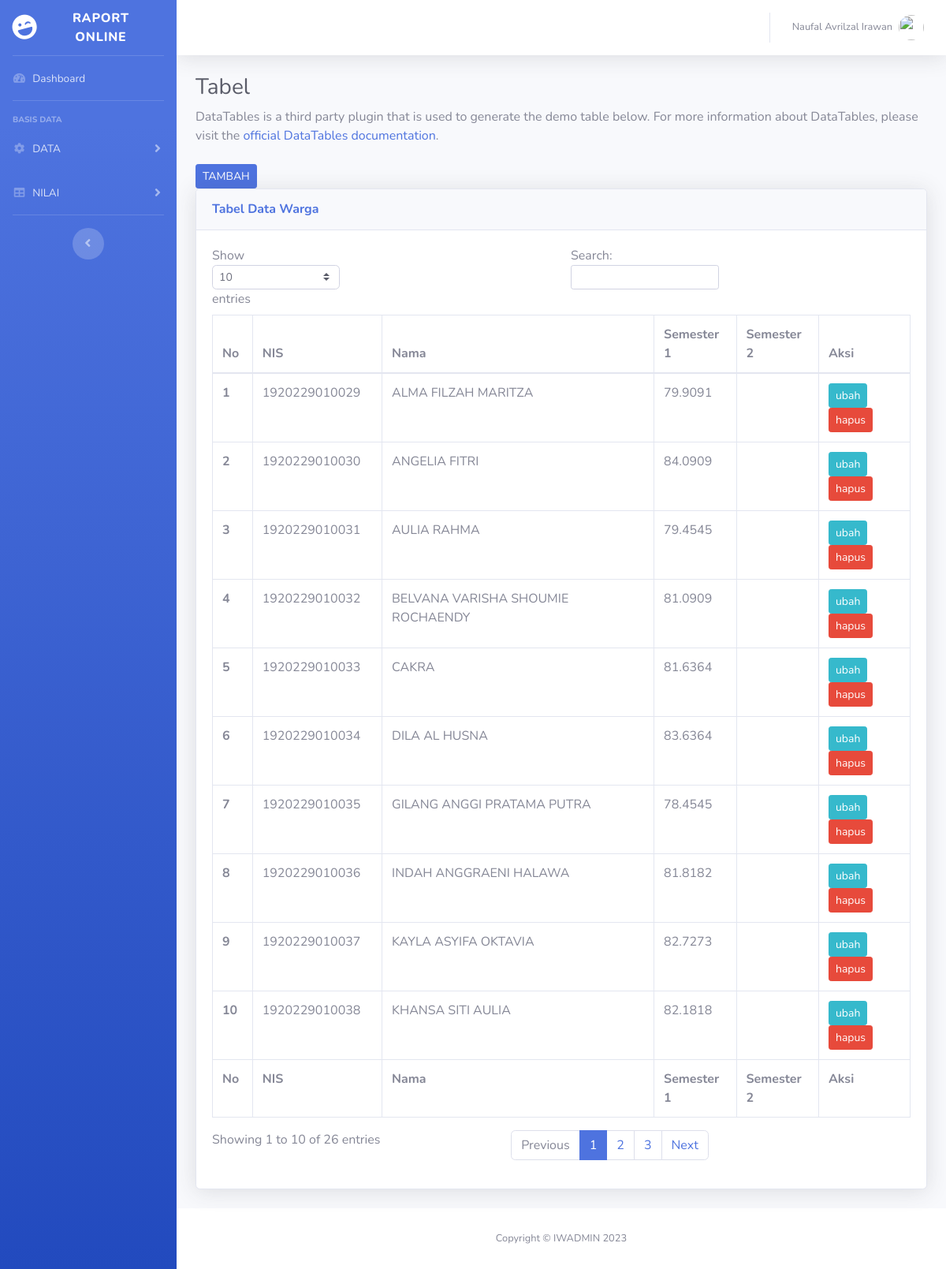
/tabelnilai.php (signed in), run on the app's committed database.
### tables this page shows
CREATE TABLE `siswa` (
  `nis` varchar(15) NOT NULL,
  `nama` varchar(55) NOT NULL,
  `umur` int(2) DEFAULT NULL,
  `gender` varchar(10) DEFAULT NULL,
  `agama` set('Islam','Protestan','Katolik','Hindu','Buddha','Konghuchu') DEFAULT NULL,
  `kelas` varchar(10) DEFAULT NULL
);

### tabelnilai.php (the view, shortened to what this page needs)
<!DOCTYPE html>
<html lang="en">
<head>
    <link href="sbadmin/vendor/fontawesome-free/css/all.min.css" rel="stylesheet" type="text/css">
    <link href="sbadmin/css/sb-admin-2.min.css" rel="stylesheet">
    <?php
        include "koneksi_db.php";
    ?>
</head>
<body id="page-top">
    <div id="wrapper">
        <ul class="navbar-nav bg-gradient-primary sidebar sidebar-dark accordion" id="accordionSidebar">
            <a class="sidebar-brand d-flex align-items-center justify-content-center" href="Dashboard.php">
                <div class="sidebar-brand-icon rotate-n-15">
                    <i class="fas fa-laugh-wink"></i>
                </div>
                <div class="sidebar-brand-text mx-3">Raport Online <sup></sup></div>
            </a>
            <hr class="sidebar-divider my-0">
            <li class="nav-item">
                <a class="nav-link" href="Dashboard.php">
                    <i class="fas fa-fw fa-tachometer-alt"></i>
                    <span>Dashboard</span></a>
            </li>
            <hr class="sidebar-divider">
            <div class="sidebar-heading">
                BASIS DATA
            </div>
            <li class="nav-item">
                <a class="nav-link collapsed" href="#" data-toggle="collapse" data-target="#collapseTwo"
                    aria-expanded="true" aria-controls="collapseTwo">
                    <i class="fas fa-fw fa-cog"></i>
                    <span>DATA</span>
                </a>
            </li>
            <li class="nav-item">
                <a class="nav-link collapsed" href="#" data-toggle="collapse" data-target="#collapseUtilities"
                    aria-expanded="true" aria-controls="collapseUtilities">
                    <i class="fas fa-fw fa-table"></i>
                    <span>NILAI</span>
                </a>
            </li>
            <hr class="sidebar-divider d-none d-md-block">
            <div class="text-center d-none d-md-inline">
                <button class="rounded-circle border-0" id="sidebarToggle"></button>
            </div>
        </ul>
        <div id="content-wrapper" class="d-flex flex-column">
            <div id="content">
                <nav class="navbar navbar-expand navbar-light bg-white topbar mb-4 static-top shadow">
                    <ul class="navbar-nav ml-auto">
                        <li class="nav-item dropdown no-arrow">
                            <a class="nav-link dropdown-toggle" href="#" id="userDropdown" role="button"
                                data-toggle="dropdown" aria-haspopup="true" aria-expanded="false">
                                <span class="mr-2 d-none d-lg-inline text-gray-600 small">
                                    <?php
                                        echo $_SESSION['nama'];
                                    ?>
                                </span>
                                <img class="img-profile rounded-circle"
                                    src="img/noname.png">
                            </a>
                        </li>
                    </ul>
                </nav>
                <div class="container-fluid">
                    <h1 class="h3 mb-2 text-gray-800">Tabel</h1>
                    <p class="mb-4">DataTables is a third party plugin that is used to generate the demo table below.
                        For more information about DataTables, please visit the <a target="_blank"
                            href="https://datatables.net">official DataTables documentation</a>.</p>
                    <a href="input.php"><input type="submit" name="TAMBAH" value="TAMBAH" class="btn btn-primary btn-sm"></a>
                    <div class="card shadow mb-4">
                        <div class="card-header py-3">
                            <h6 class="m-0 font-weight-bold text-primary">Tabel Data Warga</h6>
                        </div>
                        <div class="card-body">
                            <div class="table-responsive">
                                <table class="table table-bordered" id="dataTable" width="100%" cellspacing="0">
                                    <thead>
                                        <tr>
                                            <th>No</th>
                                            <th>NIS</th>
                                            <th>Nama</th>
                                            <th>Semester 1</th>
                                            <th>Semester 2</th>
                                            <th>Aksi</th>
                                        </tr>
                                    </thead>
                                    <tfoot>
                                        <tr>
                                            <th>No</th>
                                            <th>NIS</th>
                                            <th>Nama</th>
                                            <th>Semester 1</th>
                                            <th>Semester 2</th>
                                            <th>Aksi</th>
                                        </tr>
                                    </tfoot>
                                    <tbody>
                                    <?php
                                        $no = 1;
                                        $queri = "SELECT * FROM siswa ORDER BY nama";
                                        $hasil = mysqli_query($koneksi, $queri);
                                        while ($data = mysqli_fetch_array($hasil)) {
                                    ?>
                                        <tr><th> <?php echo $no; ?> </th>
                                            <td> <?php echo $data['nis']; ?></td>
                                            <td> <?php echo $data['nama']; ?></td>
                                            <td> <?php
                                                    $hum = "SELECT (pai + bind + ppkn + ipas + mtk + pjok + rupa + musk + tari + tetr + bing) / 11 AS rata FROM smt1 WHERE nis = $data[nis]";
                                                    $haj = $koneksi->query($hum);
                                                    while($row = mysqli_fetch_array($haj)) {
                                                        echo $row['rata'];
                                                    }
                                                ?></td>
                                            <td> </td>
                                            <td> <?php echo "<a href='edit.php?nis=$data[nis]'>"?><input type="submit" name="ubah" value="ubah" class="btn btn-info btn-sm"></a> <?php echo "<a href='?nis=$data[nis]'>"?><input type="submit" name="hapus" value="hapus" class="btn btn-danger btn-sm"></a></td>
                                        </tr>
                                    <?php
                                        $no++;
                                        }
                                    ?>
                                    </tbody>
                                </table>
                            </div>
                        </div>
                    </div>
                </div>
            </div>
            <footer class="sticky-footer bg-white">
                <div class="container my-auto">
                    <div class="copyright text-center my-auto">
                        <span>Copyright &copy; IWADMIN 2023</span>
                    </div>
                </div>
            </footer>
        </div>
    </div>
</body>
</html>

### data on the page
siswa: nis "1920229010029", nama "ALMA FILZAH MARITZA", rata "79.9091"
siswa: nis "1920229010030", nama "ANGELIA FITRI", rata "84.0909"
siswa: nis "1920229010031", nama "AULIA RAHMA", rata "79.4545"
siswa: nis "1920229010032", nama "BELVANA VARISHA SHOUMIE ROCHAENDY", rata "81.0909"
siswa: nis "1920229010033", nama "CAKRA", rata "81.6364"
siswa: nis "1920229010034", nama "DILA AL HUSNA", rata "83.6364"
siswa: nis "1920229010035", nama "GILANG ANGGI PRATAMA PUTRA", rata "78.4545"
siswa: nis "1920229010036", nama "INDAH ANGGRAENI HALAWA", rata "81.8182"
siswa: nis "1920229010037", nama "KAYLA ASYIFA OKTAVIA", rata "82.7273"
siswa: nis "1920229010038", nama "KHANSA SITI AULIA", rata "82.1818"

### other printed values
$_SESSION['nama'] "Naufal Avrilzal Irawan"
